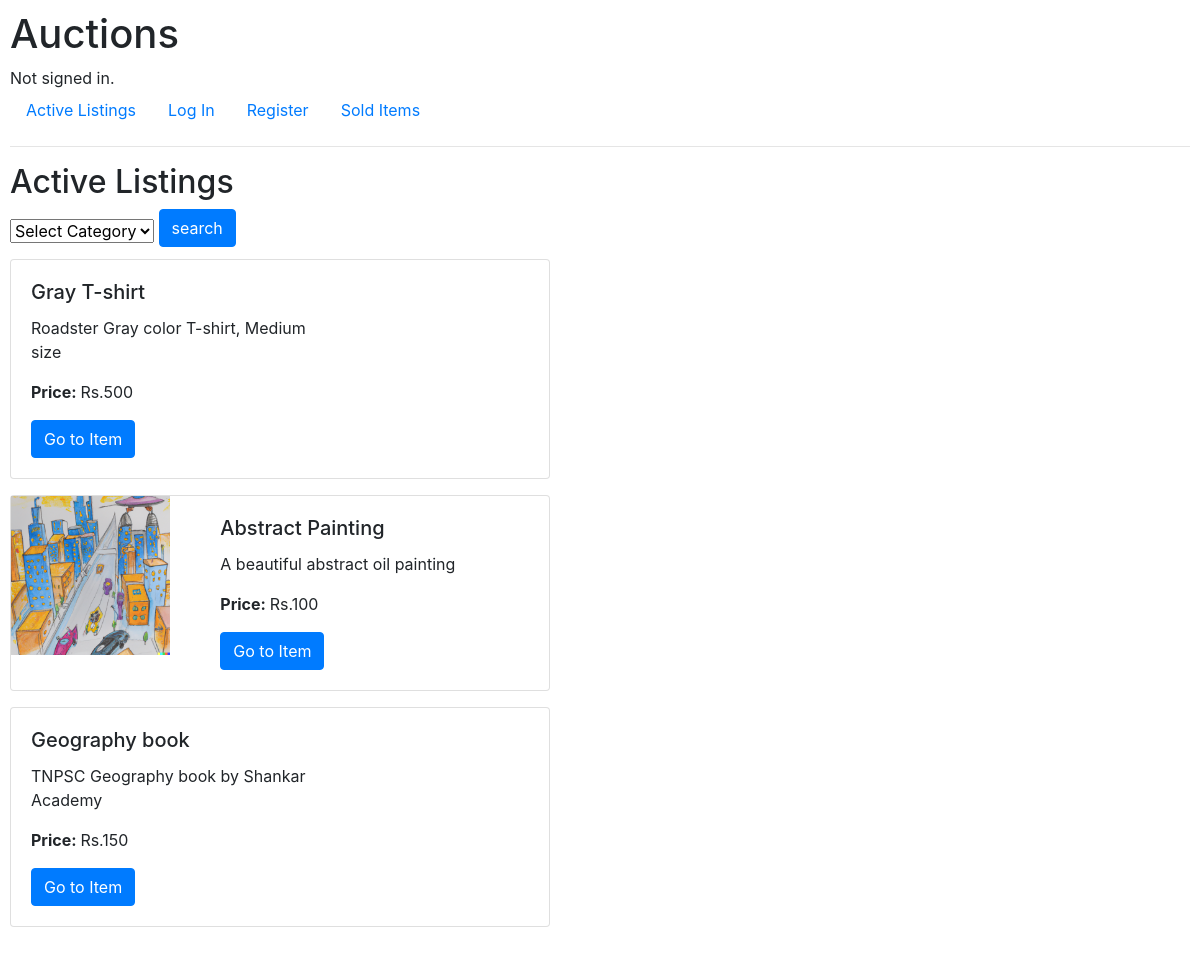
Before: / with the older database file.
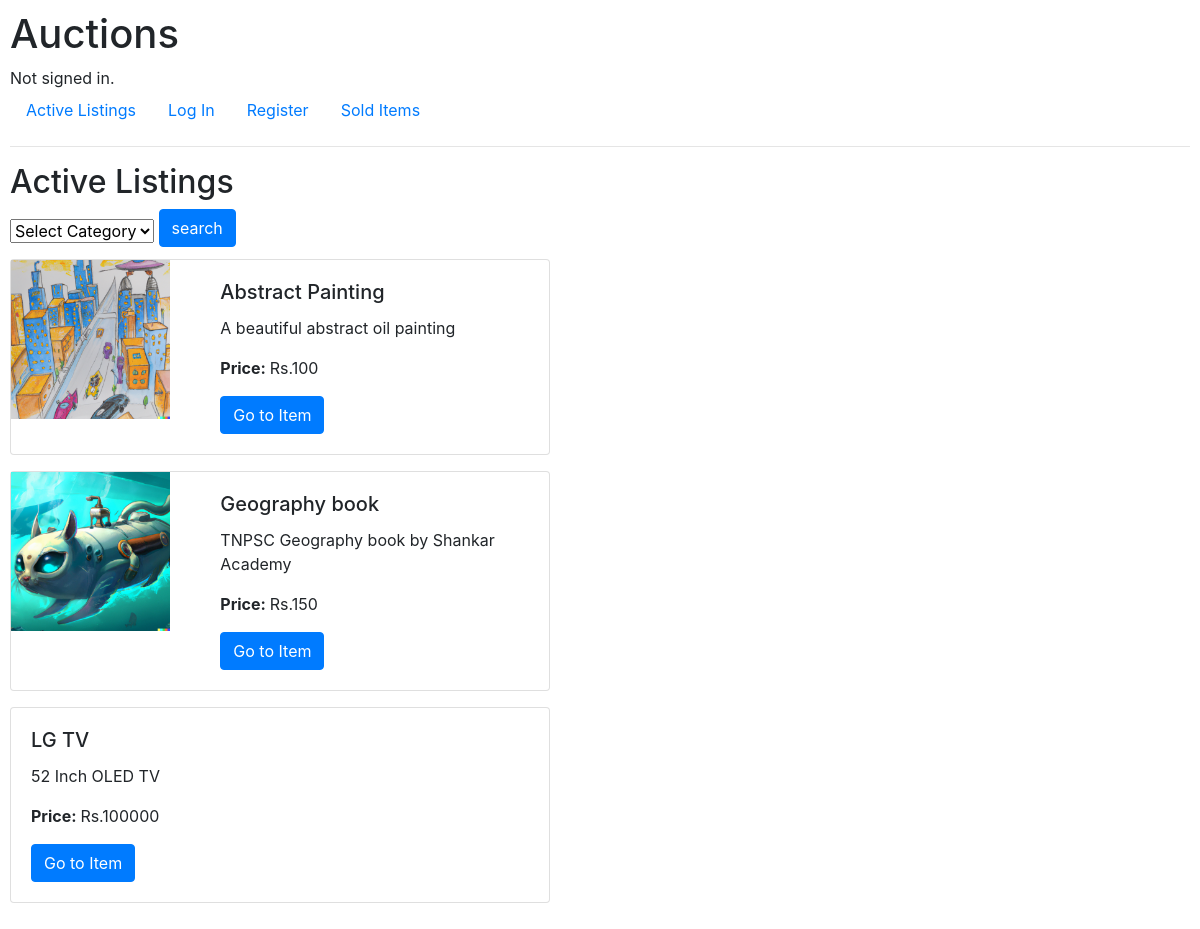
After: the same page with the newer database file.
### auctions/models.py (models this page shows, shortened)
class listing(models.Model):
    title = models.CharField(max_length=20)
    description = models.CharField(max_length=64)
    price = models.IntegerField()
    category = models.ForeignKey(Category, blank=True, null=True, on_delete=models.CASCADE, related_name="item_type")
    image = models.ImageField(null=True, blank=True, upload_to='images/')
    posted_user = models.ForeignKey(User, related_name="posted_item", on_delete=models.CASCADE, null=True)
    isActive = models.BooleanField(default=True)
    watchlist = models.ManyToManyField(User, null=True, related_name="Watch_items", blank=True)

### auctions/views.py (the view)
# urls.py: path("", views.index, name="index"),
def index(request):
    if request.method == "POST":
        cat = request.POST["category"]
        c = Category.objects.get(category=cat)
        all_cat = Category.objects.all()
        items = listing.objects.filter(isActive=True, category=c)
        return render(request, 'auctions/index.html', {
            "items" : items,
            "cat" : all_cat
            })
    else:
        items = listing.objects.filter(isActive=True)
        cat = Category.objects.all()
        return render(request, "auctions/index.html", {
            "items" : items,
            "cat" : cat
        })

### auctions/models.py (called while the page is built)
    def __str__(self):
        return self.category

### auctions/templates/auctions/index.html (shortened to what this page needs)
{% extends "auctions/layout.html" %}
{% block body %}
    <h2>Active Listings</h2>
    <form return="{% url 'index'%}" method="post">
        <select name="category" class="form-select form-select-lg mb-3" aria-label=".form-select-lg example">
            <option selected>Select Category</option>
        </select>
        <button type="submit" class="btn btn-primary mb-2">search</button>
    </form>
    {% for item in items %}
        <div class="card mb-3" style="max-width: 540px;">
            <div class="row g-0">
                {% if item.image %}
                <div class="col-md-4">
                    <img src="{{item.image.url}}" class="img-fluid rounded-start">
                </div>
                {% endif %}
                <div class="col-md-8">
                    <div class="card-body">
                        <h5 class="card-title">{{item.title}}</h5>
                        <p class="card-text">{{item.description}}</p>
                        <p class="card-text"><strong>Price: </strong>Rs.{{item.price}}</p>
                        <a href="{% url 'list' item.title %}" method="post" class="btn btn-primary">Go to Item</a>
                    </div>
                </div>
            </div>
        </div>
        {% empty %}
        <hr>
            <h4> No items </h4>
        <hr>
        {% endfor %}
        {% endblock %}

### auctions/templates/auctions/layout.html (shortened to what this page needs)
{% load static %}
<!DOCTYPE html>
<html lang="en">
    <head>
        <link rel="stylesheet" href="https://stackpath.bootstrapcdn.com/bootstrap/4.4.1/css/bootstrap.min.css">
        <link href="{% static 'auctions/styles.css' %}" rel="stylesheet">
    </head>
    <body>
        <h1>Auctions</h1>
        <div>
            {% if user.is_authenticated %}
                Signed in as <strong>{{ user.username }}</strong>.
            {% else %}
                Not signed in.
            {% endif %}
        </div>
        <ul class="nav">
            <li class="nav-item">
                <a class="nav-link" href="{% url 'index' %}">Active Listings</a>
            </li>
            {% if user.is_authenticated %}
                <li class="nav-item">
                    <a class="nav-link" href="{% url 'logout' %}">Log Out</a>
                </li>
                <li class="nav-item">
                    <a class="nav-link" href="{% url 'new' %}">Add Listing Item</a>
                </li>
                <li class="nav-item">
                    <a class="nav-link" href="{% url 'mypage' %}">My Page</a>
                </li>
                <li class="nav-item">
                    <a class="nav-link" href="{% url 'watch' %}">Watchlist</a>
                </li>
            {% else %}
                <li class="nav-item">
                    <a class="nav-link" href="{% url 'login' %}">Log In</a>
                </li>
                <li class="nav-item">
                    <a class="nav-link" href="{% url 'register' %}">Register</a>
                </li>
            {% endif %}
            <li class="nav-item">
                <a class="nav-link" href="{% url 'solditems' %}">Sold Items</a>
            </li>
        </ul>
        <hr>
        {% block body %}
        {% endblock %}
    </body>
</html>

### auctions/static/auctions/styles.css (style rules this page uses)
body { padding: 10px; }

Changed rows visible on the page:
no longer on this page (row edited): listing: title "Gray T-shirt", description "Roadster Gray color T-shirt, Medium size", price "500"
changed listing "Geography book": image: picture added
added listing: title "LG TV", description "52 Inch OLED TV", price "100000"
